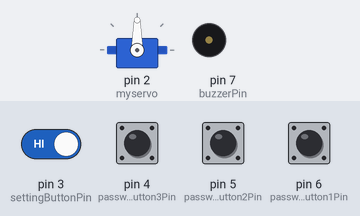
Bench run of a sketch on a simulated Arduino Uno, built with avr-gcc and run on an emulated ATmega328P. Shown: servo, buzzer (waves = sounding). Inputs (shaded band) come from the test bench; at power-on: pin 3 (settingButtonPin), pin 4 (passwordButton3Pin), pin 5 (passwordButton2Pin), pin 6 (passwordButton1Pin) HIGH. EEPROM starts erased; what the sketch prints to the serial monitor is not drawn.

Above: at 1.9 s.
2.0 s: pin 4 (passwordButton3Pin) pulled LOW for 1 s
At 2.8 s:
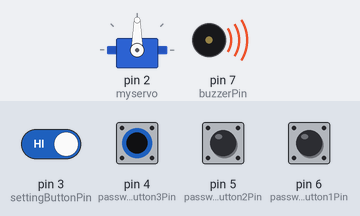
4.5 s: pin 6 (passwordButton1Pin) pulled LOW for 1 s
At 7.2 s:
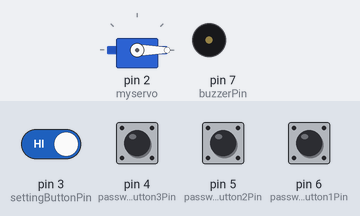
7.7 s: pin 5 (passwordButton2Pin) pulled LOW for 3.2 s
At 8.33 s:
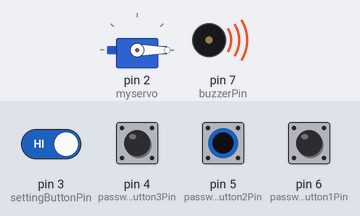
15.9 s: pin 3 (settingButtonPin) driven LOW and pin 4 (passwordButton3Pin) driven LOW
At 17.05 s:
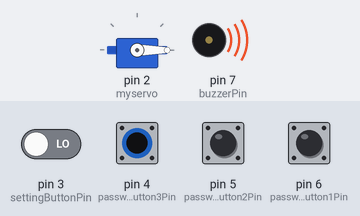
Timing chart, 0 to 19.9 s (numbered marks = the images above; inputs shaded):
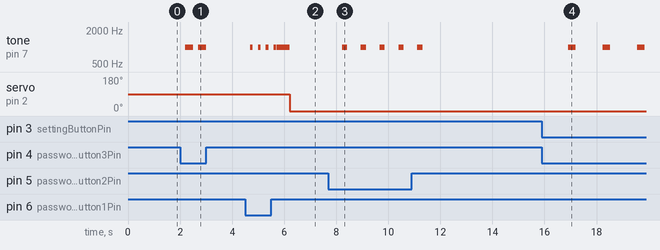

The sketch:

Final_code_for_smart_lock.ino
```cpp
#include <EEPROM.h>
#include <Servo.h>
#include <SPI.h>
#include <MFRC522.h>

Servo myservo;

const int passwordButton1Pin = 6; // passcodebutton1
const int passwordButton2Pin = 5; // passcodebutton2
const int passwordButton3Pin = 4; // passcodebutton3
const int settingButtonPin = 3; // set-up button
const int buzzerPin = 7;
const int RST_PIN = 9;
const int SS_PIN = 10;

MFRC522 mfrc522(SS_PIN, RST_PIN);

const int passwordLength = 6;
int inputPassword[passwordLength];
int storedPassword[passwordLength];
int inputIndex = 0;

bool servoPosition = false; // false represesnts 0 degree，true represesnts 90 degree

void setup() {
  Serial.begin(9600);
  SPI.begin();
  mfrc522.PCD_Init();
  myservo.attach(2);
  pinMode(settingButtonPin, INPUT_PULLUP);
  pinMode(passwordButton1Pin, INPUT_PULLUP);
  pinMode(passwordButton2Pin, INPUT_PULLUP);
  pinMode(passwordButton3Pin, INPUT_PULLUP);
  pinMode(buzzerPin, OUTPUT);
  myservo.write(90); // 初始舵机位置

  Serial.println("Please set your password using the buttons. Press each button to add a digit (1, 2, or 3).");
  setPassword();
}

void loop() {
  if (mfrc522.PICC_IsNewCardPresent() && mfrc522.PICC_ReadCardSerial()) {
    Serial.print("Card UID:");
    for (byte i = 0; i < mfrc522.uid.size; i++) {
      Serial.print(mfrc522.uid.uidByte[i] < 0x10 ? " 0" : " ");
      Serial.print(mfrc522.uid.uidByte[i], HEX);
    }
    Serial.println();

    // check if the tag is corresponding to the reader
    if (mfrc522.uid.uidByte[0] == 0xCC && mfrc522.uid.uidByte[1] == 0x73 &&
        mfrc522.uid.uidByte[2] == 0xD2 && mfrc522.uid.uidByte[3] == 0x17) {
      // if it is
      myservo.write(90); // spin the servo
      beep(500); // make a noise
      servoPosition = true;
    } else {
      Serial.println("Card UID does not match.");
      servoPosition = false;
    }
    mfrc522.PICC_HaltA(); // stop to read card
  }

  if (digitalRead(settingButtonPin) == LOW) {
    delay(500); // make a delay
    if (!servoPosition ) {

      Serial.println("Re-setting the password...");
      handlePasswordInput();
    } else {
      // if servo has spined, return the origial position
      myservo.write(0);
      beep(500);
      servoPosition = false;
    }
  } else {
    // deal with the input passcode
    handlePasswordInput();
  }
}

void setPassword() {
  myservo.write(90); // lock as the servo spins to 90 degree
  delay(1000); // delay
  Serial.println("Please set your password using the buttons. Press each button to add a digit (1, 2, or 3).");


  inputIndex = 0;
  while (inputIndex < passwordLength) {
    if (digitalRead(passwordButton1Pin) == LOW) {
      delay(200);
      beep(100);
      addDigitToPassword(1);
    } else if (digitalRead(passwordButton2Pin) == LOW) {
      delay(200);
      beep(200);
      addDigitToPassword(2);
    } else if (digitalRead(passwordButton3Pin) == LOW) {
      delay(200);
      beep(300);
      addDigitToPassword(3);
    }
  }

  // store the passcode
  for (int i = 0; i < passwordLength; i++) {
    EEPROM.write(i, inputPassword[i]);
    storedPassword[i] = inputPassword[i]; // update the passcode
  }

  beep(500); // make a noise showing setting up the passcode
  Serial.println("\nPassword set successfully.");
  myservo.write(0); // lock, return the servo

}

void handlePasswordInput() {
  static int tempPassword[passwordLength];
  static int index = 0;

  if (digitalRead(passwordButton1Pin) == LOW) {
    delay(500);
    beep(100);
    if (index < passwordLength) tempPassword[index++] = 1;
  } else if (digitalRead(passwordButton2Pin) == LOW) {
    delay(500);
    beep(200);
    if (index < passwordLength) tempPassword[index++] = 2;
  } else if (digitalRead(passwordButton3Pin) == LOW) {
    delay(500);
    beep(300);
    if (index < passwordLength) tempPassword[index++] = 3;
  }

  if (index == passwordLength) {
    if (checkPassword(tempPassword)) {
      myservo.write(servoPosition ? 0 : 90);
      beep(500);
      servoPosition = !servoPosition;
    }
    index = 0; // reenter the passcode
  }


}

bool checkPassword(int* inputPwd) {
  for (int i = 0; i < passwordLength; i++) {
    if (EEPROM.read(i) != inputPwd[i]) {
      return false; // if any of the element in the passcode is wrong, return false
    }
  }
  return true; // return true
}

void addDigitToPassword(int digit) {
  if (inputIndex < passwordLength) {
    inputPassword[inputIndex] = digit;
    inputIndex++;
    Serial.print(digit);
  }
}

void beep(int duration) {
  tone(buzzerPin, 1000, duration);
  delay(duration);
}
```

Measured:
- after the input at 2.0 s, tone on pin 7 (buzzerPin): alternates 1000 Hz for 0.30 s and silent for 0.20 s, 4 changes in all, then stays silent, starting after 0.20 s
- after the input at 4.5 s, tone on pin 7 (buzzerPin): goes 3 × (1000 Hz 0.10 s, silent 0.20 s), 1000 Hz 0.10 s, silent 0.02 s, 1000 Hz 0.50 s, then silent, starting after 0.20 s; servo on pin 2 (myservo): 90° → 0° after 1.7 s
- after the input at 7.7 s, tone on pin 7 (buzzerPin): alternates 1000 Hz for 0.20 s and silent for 0.53 s, 10 changes in all, then stays silent, starting after 0.52 s
- after the input at 15.9 s, tone on pin 7 (buzzerPin): alternates 1000 Hz for 0.30 s and silent for 1.0 s, starting after 1.0 s
